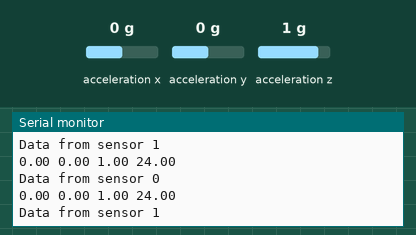
Simulated run of this sketch. Board: Arduino Uno, built with avr-gcc and run on an emulated ATmega328P. Parts: the last lines printed to the serial monitor. Wiring (inferred from the names in the program): MPU-6050 motion sensor at I2C address 0x68; MPU-6050 motion sensor at I2C address 0x69. Inputs (shaded band) come from the test bench; at power-on: acceleration x 0 g, acceleration y 0 g, acceleration z 1 g.

Above: at 1.2 s.
1.3 s: acceleration x set to -1.4 g
At 1.9 s:
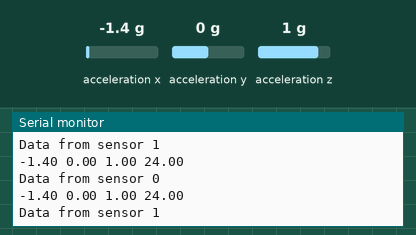
2.8 s: acceleration y set to -1.4 g
At 3.7 s:
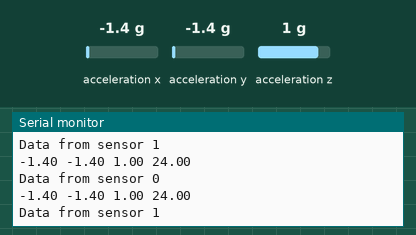
4.3 s: acceleration z set to -1.4 g
At 5.1 s:
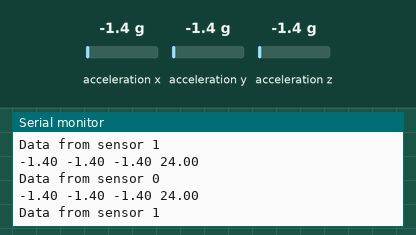
7.3 s: acceleration x set to 0 g
At 7.8 s:
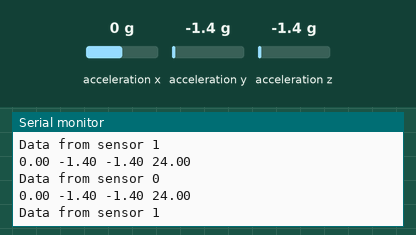
13.3 s: acceleration x set to -0.8 g
At 14.1 s:
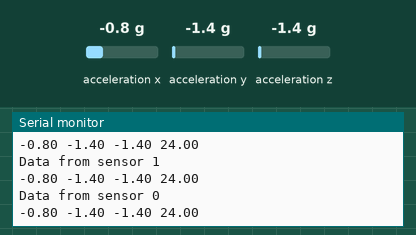
16.3 s: acceleration y set to 0 g
At 17.3 s:
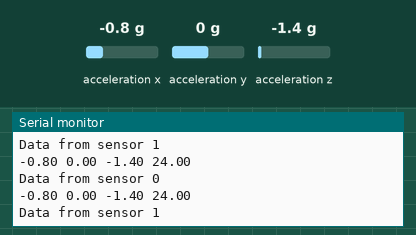
Timing chart, 0 to 19.3 s (numbered marks = the images above; inputs shaded):
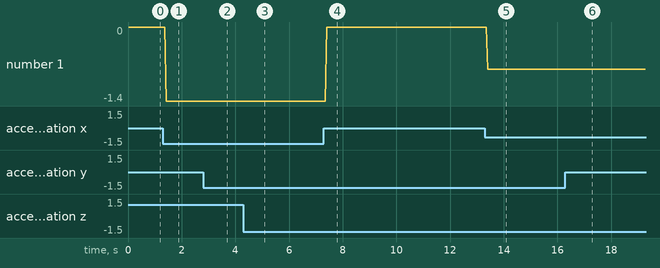

The sketch:

multi_MPU.ino
```cpp
#include <Wire.h>
const int MPU_addrs[] = { 0x68, 0x69 };

float AcX[2], AcY[2], AcZ[2], Tmp[2]; // definition of variables

void setup()
{
  for(byte b=0; b<2; b++)
  {
    Wire.begin();
    Wire.beginTransmission(MPU_addrs[b]);
    Wire.write(0x6B);  // PWR_MGMT_1 register
    Wire.write(0);     // set to zero (wakes up the MPU-6050)
    Wire.endTransmission(true);
  }

  Serial.begin(9600);
}

void loop()
{
  for(byte b=0; b<2; b++)
  {
    Wire.beginTransmission(MPU_addrs[b]);
    Wire.write(0x3B);  // starting with register 0x3B (ACCEL_XOUT_H)
    Wire.endTransmission(false);

    Wire.requestFrom(MPU_addrs[b], 8, true); // request a total of 8 registers
    AcX[b] = Wire.read() << 8 | Wire.read(); // 0x3B (ACCEL_XOUT_H) & 0x3C (ACCEL_XOUT_L)
    AcY[b] = Wire.read() << 8 | Wire.read(); // 0x3D (ACCEL_YOUT_H) & 0x3E (ACCEL_YOUT_L)
    AcZ[b] = Wire.read() << 8 | Wire.read(); // 0x3F (ACCEL_ZOUT_H) & 0x40 (ACCEL_ZOUT_L)
    Tmp[b] = Wire.read() << 8 | Wire.read(); // 0x41 (TEMP_OUT_H) & 0x42 (TEMP_OUT_L)

    Serial.print("Data from sensor ");
    Serial.println(b);

    Serial.print(AcX[b] / 16384);
    Serial.print(" ");
    Serial.print(AcY[b] / 16384);
    Serial.print(" ");
    Serial.print(AcZ[b] / 16384);
    Serial.print(" ");
    Serial.println(Tmp[b] / 340.00 + 36.53);
  }
}
```

Measured:
- after the input at 1.3 s, the serial monitor: prints a new line after 0.12 s (image 1)
- after the input at 2.8 s, the serial monitor: prints a new line after 0.10 s (image 2)
- after the input at 4.3 s, the serial monitor: prints a new line after 0.11 s (image 3)
- after the input at 7.3 s, the serial monitor: prints a new line after 0.10 s (image 4)
- after the input at 13.3 s, the serial monitor: prints a new line after 0.10 s (image 5)
- after the input at 16.3 s, the serial monitor: prints a new line after 0.09 s (image 6)
- plotted number 1: 0 → -1.4 after the input at 1.3 s, 0 → -0.8 after the input at 13.3 s
